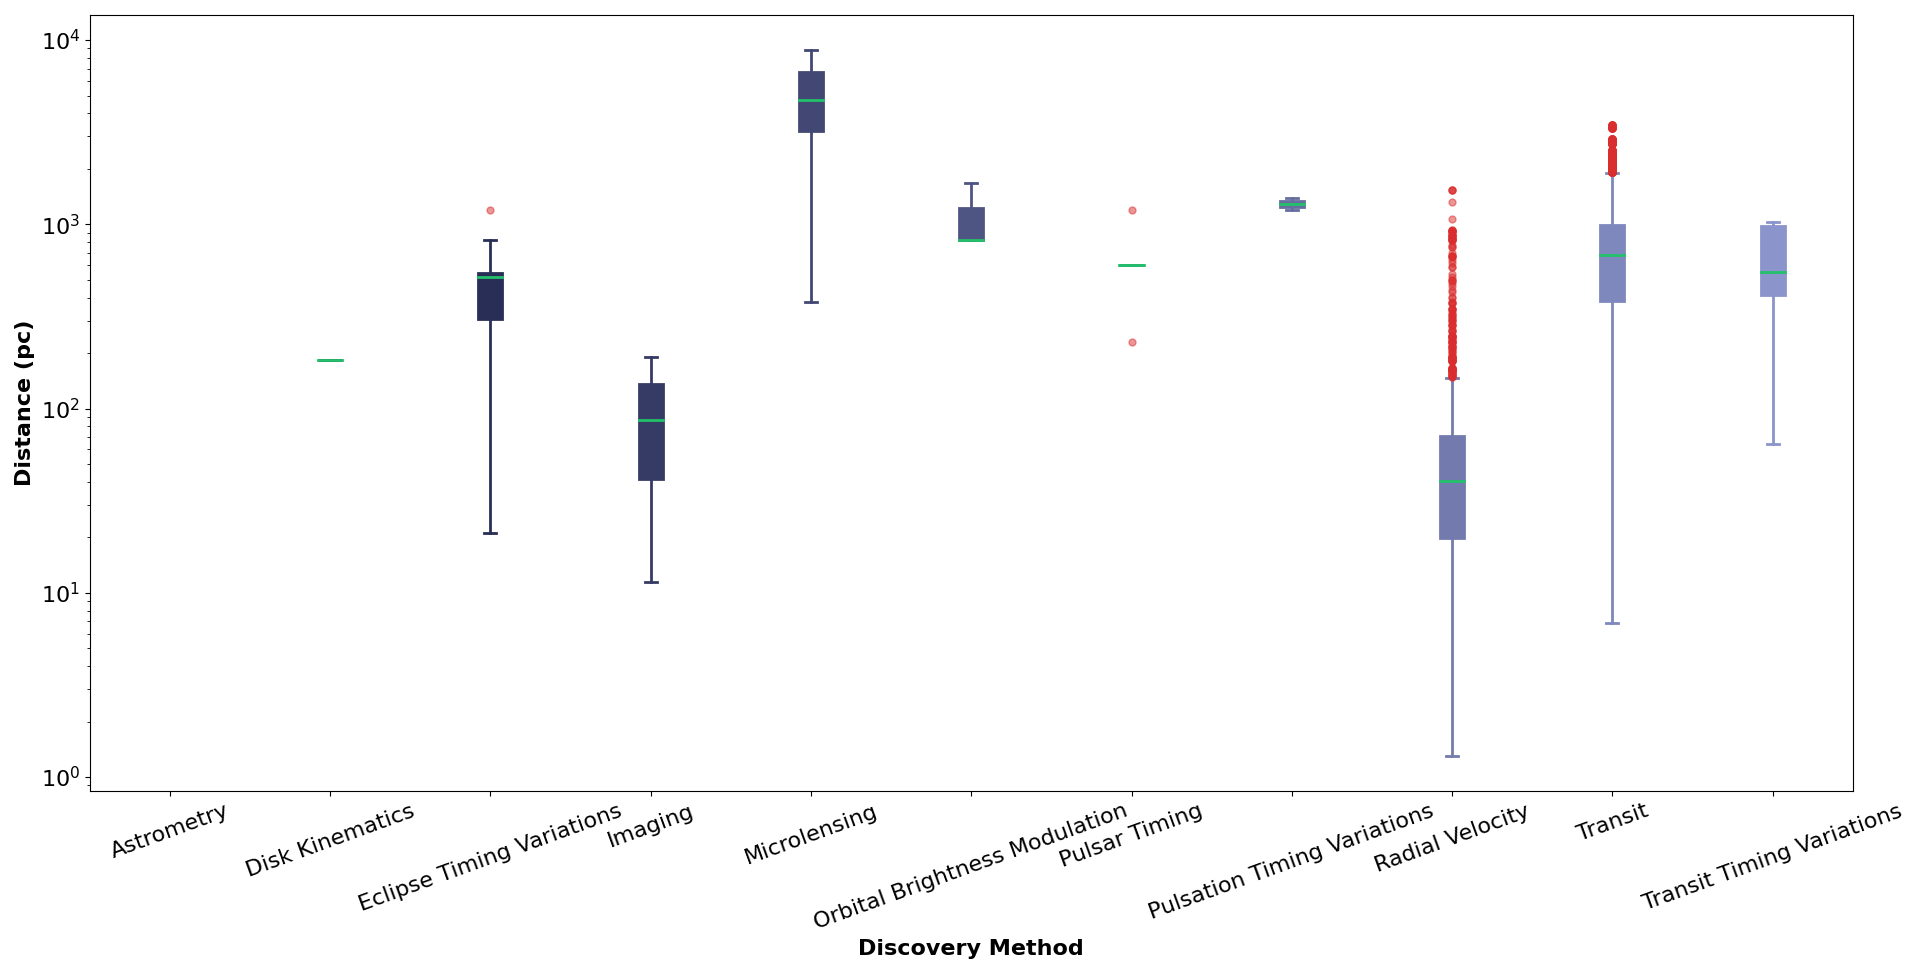

Reproduce this figure in Python.

# Paths:
path_data = "data/"

# Packages:
import numpy as np
import pandas as pd
import matplotlib.pyplot as plt
from matplotlib.colors import LinearSegmentedColormap, Normalize
from matplotlib.colorbar import ColorbarBase
import matplotlib.gridspec as gridspec

# Display options:
pd.set_option("display.width", 1200)
pd.set_option("display.max_columns", 300)
pd.set_option("display.max_rows", 300)

# Dataset:
df = pd.read_csv(path_data + "nasa_exoplanets.csv")
df_varnames = pd.read_csv(path_data + "nasa_exoplanets_var_names.csv")

# Variables:
cat_var = "discoverymethod"
cat_var_name = df_varnames.loc[(df_varnames["var"] == cat_var), ["var_name"]].values[0][0]
num_var = "sy_dist"
num_var_name = df_varnames.loc[(df_varnames["var"] == num_var), ["var_name"]].values[0][0]

# Adapt the data:
df_plot = df.loc[:, [cat_var, num_var]]

# Deal with nan:
df_plot[cat_var] = df_plot[cat_var].fillna("NA")

# Plot:
lvls = np.sort(df_plot[cat_var].unique())
n_levels = len(lvls)
cmap = LinearSegmentedColormap.from_list("my_palette", ["#111539", "#97A1D9"])
my_palette = [cmap(i/n_levels) for i in np.array(range(n_levels))]
fig, ax = plt.subplots(
    figsize = (20, 10),
    tight_layout = True
)
for l, lvl in enumerate(lvls):
    edge_color = my_palette[l]
    fill_color = my_palette[l]
    outlier_color = "#DA2E2E"
    df_lvl = df_plot.loc[df_plot.loc[:, cat_var] == lvl, num_var].values
    df_lvl = df_lvl[~np.isnan(df_lvl)]
    bp = ax.boxplot(
        x = df_lvl,
        labels = [lvl],
        positions = [l],
        patch_artist = True
    )
    for patch in bp["boxes"]:
        patch.set(
            color = edge_color,
            facecolor = fill_color,
            linewidth = 2
        )
    for patch in bp["whiskers"]:
        patch.set(
            color = edge_color,
            linewidth = 2
        )
    for patch in bp["caps"]:
        patch.set(
            color = edge_color,
            linewidth = 2
        )
    for patch in bp["medians"]:
        patch.set(
            color = "#23C16A",
            linewidth = 2
        )
    for patch in bp["fliers"]:
        patch.set(
            marker = "o",
            markeredgecolor = outlier_color,
            markerfacecolor = outlier_color,
            markersize = 5,
            alpha = 0.5
        )
_ = ax.set_yscale("log")
_ = ax.set_xlabel(
    cat_var_name,
    fontsize = 16,
    fontweight = "bold"
)
_ = ax.set_ylabel(
    num_var_name,
    fontsize = 16,
    fontweight = "bold"
)
_ = ax.tick_params(
    axis = "x", 
    which = "major", 
    labelsize = 16,
    rotation = 20
)
_ = ax.tick_params(
    axis = "y", 
    which = "major", 
    labelsize = 16
)
